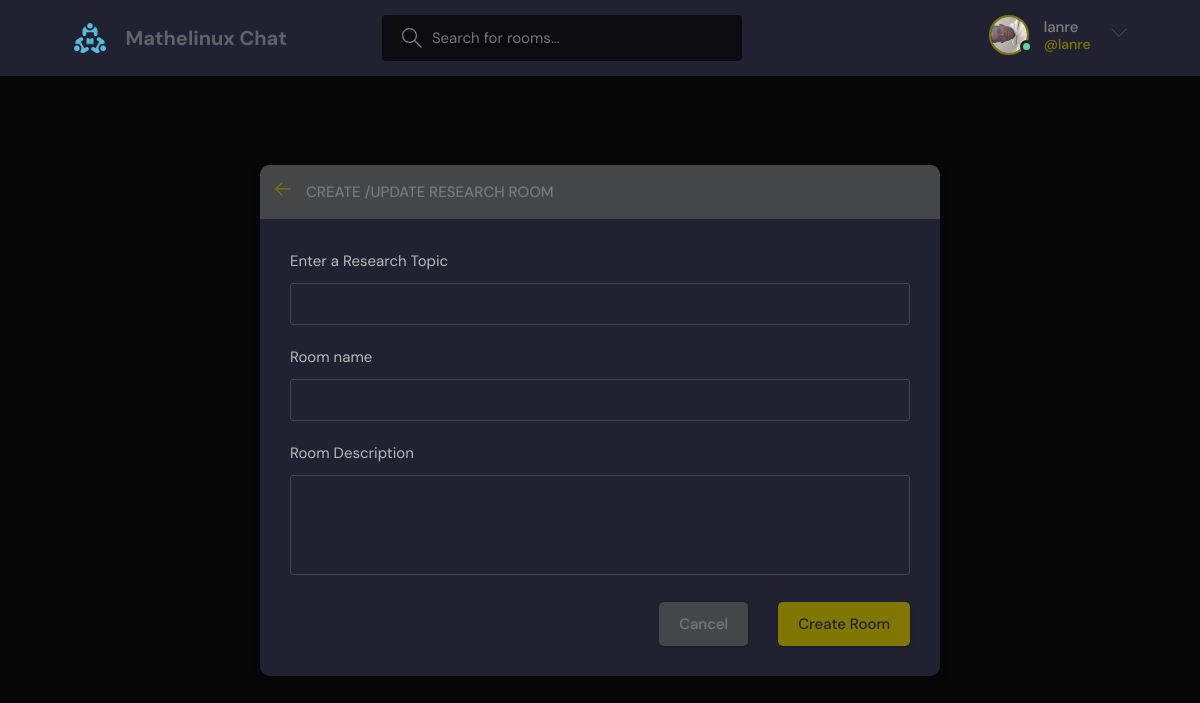
Screenshot of /create-room/ (signed in) with the database file from the repository.
### base/models.py (models this page shows)
class User(AbstractUser):
	name = models.CharField(max_length=200, null=True)
	email = models.EmailField( unique= True , null= True)
	bio = models.TextField(null= True)
	avatar = models.ImageField(null=True, default="avatar.svg")
	USERNAME_FIELD = 'email'
	REQUIRED_FIELDS = []

### base/views.py (the view, shortened to what this page needs)
# urls.py: path('create-room/',views.createRoom,  name="create-room"),
@login_required(login_url = 'login') # restriction,  only users that are logged in can create rooms
def createRoom(request):
    form = RoomForm() # fetching all information about room in the database in another variable
    topics = Topic.objects.all()
    context ={'form':form, 'topics':topics }
    return render(request,'base/form_room.html',context)

### base/forms.py
class RoomForm(ModelForm):
	class Meta:
		model = Room
		fields = '__all__'
		exclude = ['host','participants']

### base/templates/base/form_room.html (shortened to what this page needs)
{% extends  'main.html' %}
{% block content %}
  <main class="create-room layout">
    <div class="container">
      <div class="layout__box">
        <div class="layout__boxHeader">
          <div class="layout__boxTitle">
            <a href="{% url 'home' %}">
              <svg version="1.1" xmlns="http://www.w3.org/2000/svg" width="32" height="32" viewBox="0 0 32 32">
                <title>arrow-left</title>
                <path
                  d="M13.723 2.286l-13.723 13.714 13.719 13.714 1.616-1.611-10.96-10.96h27.625v-2.286h-27.625l10.965-10.965-1.616-1.607z">
                </path>
              </svg>
            </a>
            <h3>Create /Update Research Room</h3>
          </div>
        </div>
        <div class="layout__body">
          <form class="form" action=""  method="POST">
            <div class="form__group">
              <label for="room_topic">Enter a Research Topic </label>
              <input required type="text"  value="{{room.topic.name}}" name="topic" list="topic-list">
            </div>
            <div class="form__group">
              <label for="room_name"> Room name  </label>
              {{ form.name }}
            </div>
            <div class="form__group">
              <label for="room_name"> Room Description  </label>
              {{ form.description }}
            </div>
            <div class="form__action">
              <a class="btn btn--dark" href="{% url 'home' %}">Cancel</a>
              <button class="btn btn--main" type="submit">Create Room</button>
            </div>
          </form>
        </div>
      </div>
    </div>
  </main>
{% endblock content %}

### templates/navbar.html (shortened to what this page needs)
{% load static %}
<header class="header header--loggedIn">
  <div class="container">
    <a href="{% url 'home' %}" class="header__logo">
      <img src="{%  static 'images/logo.svg' %}" />
      <h1>Mathelinux Chat</h1>
    </a>
    <form class="header__search" method="GET" action="{% url 'home'  %}">
      <label>
        <input name="q" placeholder="Search for rooms..." />
      </label>
    </form>
    <nav class="header__menu">
      {% if request.user.is_authenticated %}
      <div class="header__user">
        <a href="{%  url 'update-user' %}">
          <div class="avatar avatar--medium active">
            <img src="{{request.user.avatar.url}}" />
          </div>
          <p>{{request.user.username}} <span>@{{request.user.username}}</span></p>
        </a>
        <button class="dropdown-button">
          <svg version="1.1" xmlns="http://www.w3.org/2000/svg" width="32" height="32" viewBox="0 0 32 32">
            <title>chevron-down</title>
            <path d="M16 21l-13-13h-3l16 16 16-16h-3l-13 13z"></path>
          </svg>
        </button>
      </div>
      {% else %}
      <a href="{% url 'login' %}">
        <img src="{% static 'images/avatar.svg' %}" />
        <p>LOGIN</p>
      </a>
      {% endif %}
    </nav>
  </div>
</header>

### rows the page displays
User: user.avatar (picture), user.username "lanre"
